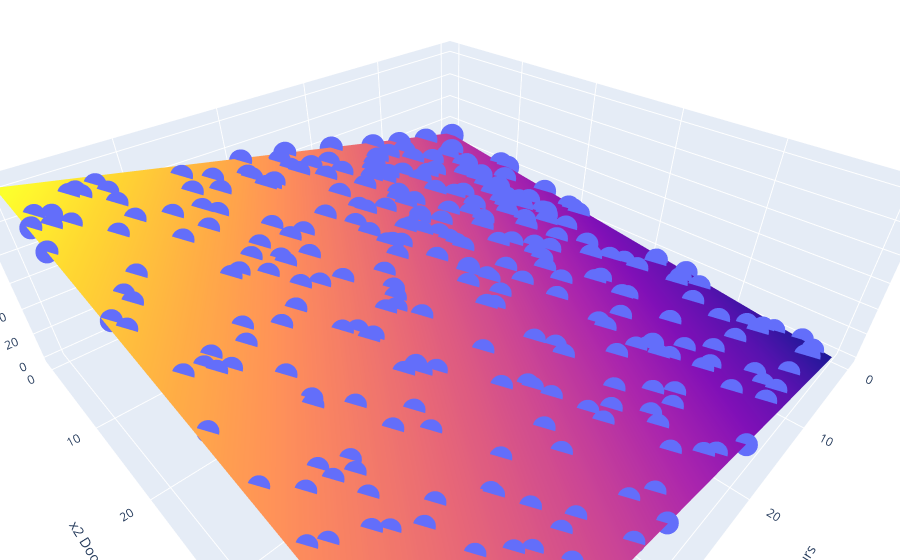

Source (notebook cell):
### Markdown cell above
**Disclaimer:**

I know that 3d plots are usually not the best way to visualize data, but in this case, it's a good way to see how the model fits the data.

Let's see the 3d plot of the good model and the bad model.

- The plane represents the linear model
- The points represent the data

### Code cell
from utils import plot_multiple_lin_reg


plot_multiple_lin_reg(df, "y Exam Grade", beta)

### Figure 1 — Plotly figure (JSON) as saved in the notebook; plotly's stock layout.template omitted (floating-point values rounded to 4 significant figures; data arrays with more than 128 entries replaced by an {"elided": "..."} marker saying what was removed)
{"data": [{"hovertemplate": "x1 Study Hours=%{x}<br>x2 Doomscrolling Hours=%{y}<br>y Exam Grade=%{z}<extra></extra>", "legendgroup": "", "marker": {"color": "#636efa", "symbol": "circle"}, "mode": "markers", "name": "", "scene": "scene", "showlegend": false, "type": "scatter3d", "x": {"elided": "300 float values"}, "y": {"elided": "300 float values"}, "z": {"elided": "300 float values"}}, {"showscale": false, "type": "surface", "x": [0.03321, 5.584, 11.13, 16.69, 22.24, 27.79, 33.34, 38.89, 44.44, 49.99], "y": [0.0273, 5.576, 11.12, 16.67, 22.22, 27.77, 33.32, 38.87, 44.42, 49.96], "z": [[50.03, 58.36, 66.68, 75.01, 83.34, 91.66, 99.99, 108.3, 116.6, 125.0], [44.48, 52.81, 61.14, 69.46, 77.79, 86.12, 94.44, 102.8, 111.1, 119.4], [38.93, 47.26, 55.59, 63.92, 72.24, 80.57, 88.9, 97.22, 105.5, 113.9], [33.39, 41.71, 50.04, 58.37, 66.69, 75.02, 83.35, 91.68, 100.0, 108.3], [27.84, 36.17, 44.49, 52.82, 61.15, 69.47, 77.8, 86.13, 94.45, 102.8], [22.29, 30.62, 38.94, 47.27, 55.6, 63.93, 72.25, 80.58, 88.91, 97.23], [16.74, 25.07, 33.4, 41.72, 50.05, 58.38, 66.7, 75.03, 83.36, 91.69], [11.2, 19.52, 27.85, 36.18, 44.5, 52.83, 61.16, 69.48, 77.81, 86.14], [5.647, 13.97, 22.3, 30.63, 38.95, 47.28, 55.61, 63.94, 72.26, 80.59], [0.09943, 8.426, 16.75, 25.08, 33.41, 41.73, 50.06, 58.39, 66.71, 75.04]]}], "layout": {"legend": {"tracegroupgap": 0}, "margin": {"b": 0, "l": 0, "r": 0, "t": 0}, "scene": {"aspectratio": {"x": 2, "y": 2, "z": 0.7}, "domain": {"x": [0, 1], "y": [0, 1]}, "xaxis": {"title": {"text": "x1 Study Hours"}}, "yaxis": {"title": {"text": "x2 Doomscrolling Hours"}}, "zaxis": {"title": {"text": "y Exam Grade"}}}}}
